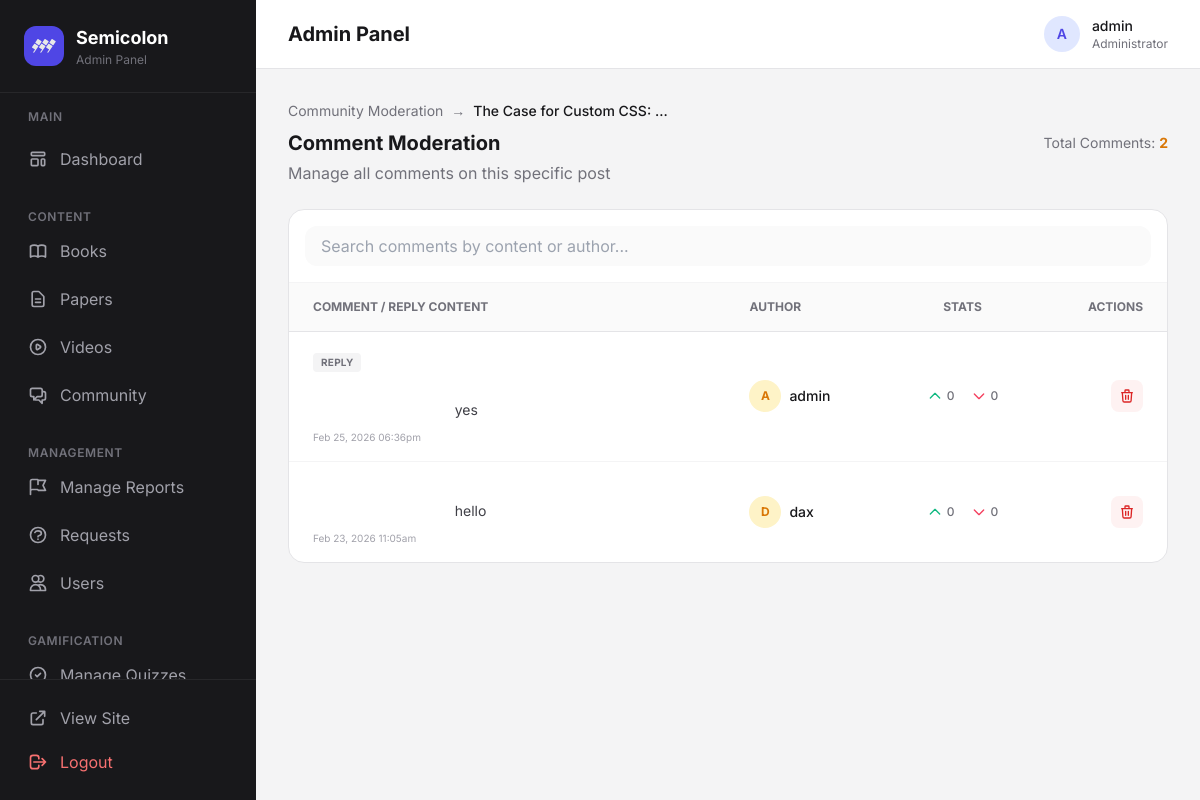
Screenshot of /admin/community_comments.php?post_id=1 (signed in) with the database file from the repository.
### tables this page shows
CREATE TABLE `community_posts` (
  `id` int(11) NOT NULL,
  `user_id` int(11) NOT NULL,
  `title` varchar(255) NOT NULL,
  `description` text NOT NULL,
  `image_url` longtext DEFAULT NULL,
  `category` enum('Frontend','Backend','Full Stack','App Dev','Game Dev','UI/UX Design','Graphic Design','Video Editing','Motion Graphics','Data Science','AI & ML','Cybersecurity','DevOps','Cloud Computing','General Tech') NOT NULL,
  `upvotes` int(11) DEFAULT 0,
  `downvotes` int(11) DEFAULT 0,
  `created_at` timestamp NOT NULL DEFAULT current_timestamp()
);

CREATE TABLE `community_comments` (
  `id` int(11) NOT NULL,
  `post_id` int(11) NOT NULL,
  `parent_id` int(11) DEFAULT NULL,
  `user_id` int(11) NOT NULL,
  `content` text NOT NULL,
  `upvotes` int(11) DEFAULT 0,
  `downvotes` int(11) DEFAULT 0,
  `created_at` timestamp NOT NULL DEFAULT current_timestamp()
);

CREATE TABLE `users` (
  `id` int(11) NOT NULL,
  `username` varchar(255) NOT NULL,
  `email` varchar(255) DEFAULT NULL,
  `password` varchar(255) NOT NULL,
  `role` varchar(50) NOT NULL DEFAULT 'user',
  `security_question` varchar(255) DEFAULT NULL,
  `security_answer` varchar(255) DEFAULT NULL,
  `status` enum('active','banned') DEFAULT 'active',
  `last_login` timestamp NULL DEFAULT NULL,
  `created_at` timestamp NOT NULL DEFAULT current_timestamp(),
  `avatar_url` varchar(500) DEFAULT NULL,
  `xp_total` int(11) NOT NULL DEFAULT 0,
  `xp_weekly` int(11) NOT NULL DEFAULT 0,
  `level` int(11) NOT NULL DEFAULT 1,
  `daily_streak` int(11) NOT NULL DEFAULT 0,
  `last_activity_date` date DEFAULT NULL
);

### admin/community_comments.php (the view, shortened to what this page needs)
<?php
require_once '../includes/functions.php';
$post_id = $_GET['post_id'] ?? null;
$stmt_post = $conn->prepare("SELECT title FROM community_posts WHERE id = ?");
$stmt_post->bind_param("i", $post_id);
$stmt_post->execute();
$post = $stmt_post->get_result()->fetch_assoc();
$sql = "SELECT cc.*, u.username, u.avatar_url
        FROM community_comments cc
        LEFT JOIN users u ON cc.user_id = u.id
        WHERE cc.post_id = ?
        ORDER BY cc.created_at DESC";
$stmt_comments = $conn->prepare($sql);
$stmt_comments->bind_param("i", $post_id);
$stmt_comments->execute();
$comments = $stmt_comments->get_result()->fetch_all(MYSQLI_ASSOC);
include 'header.php';
?>
<div class="flex justify-between items-center mb-6">
    <div>
        <div class="flex items-center gap-2 text-sm text-zinc-500 mb-2">
            <a href="community.php" class="hover:text-amber-600 transition">Community Moderation</a>
            <span>&rarr;</span>
            <span class="text-zinc-900 font-medium truncate max-w-[200px]"><?php echo htmlspecialchars($post['title']); ?></span>
        </div>
        <h2 class="text-xl font-bold text-zinc-900 mb-1">Comment Moderation</h2>
        <p class="text-zinc-500">Manage all comments on this specific post</p>
    </div>
    <div class="text-sm text-zinc-500">
        Total Comments: <span class="font-bold text-amber-600"><?php echo count($comments); ?></span>
    </div>
</div>
<div class="bg-white rounded-2xl border border-zinc-200 overflow-hidden">
    <div class="p-4 border-b border-zinc-100">
        <input type="text" id="searchInput" onkeyup="searchComments()" placeholder="Search comments by content or author..."
            class="w-full px-4 py-2 bg-zinc-50 border-0 rounded-xl focus:ring-2 focus:ring-amber-500">
    </div>
    <div class="overflow-x-auto">
        <table id="commentsTable" class="w-full">
            <thead>
                <tr class="bg-zinc-50 border-b border-zinc-200 text-xs uppercase text-zinc-500 font-semibold">
                    <th class="px-6 py-4 text-left">Comment / Reply Content</th>
                    <th class="px-6 py-4 text-left">Author</th>
                    <th class="px-6 py-4 text-center">Stats</th>
                    <th class="px-6 py-4 text-right">Actions</th>
                </tr>
            </thead>
            <tbody class="divide-y divide-zinc-100">
                <?php if (empty($comments)): ?>
                    <tr>
                        <td colspan="4" class="px-6 py-12 text-center text-zinc-500">No community comments found on this post.</td>
                    </tr>
                <?php else: ?>
                    <?php foreach ($comments as $comment): ?>
                        <tr class="hover:bg-zinc-50 transition">
                            <td class="px-6 py-4 max-w-lg">
                                <?php if ($comment['parent_id']): ?>
                                    <span class="inline-block px-2 py-0.5 rounded text-[10px] bg-zinc-100 text-zinc-500 font-bold mb-1 uppercase tracking-wide">Reply</span>
                                <?php endif; ?>
                                <p class="text-sm text-zinc-700 whitespace-pre-wrap leading-relaxed line-clamp-3">
                                    <?php echo htmlspecialchars($comment['content']); ?>
                                </p>
                                <span class="text-[10px] text-zinc-400 mt-2 block"><?php echo date('M d, Y h:ia', strtotime($comment['created_at'])); ?></span>
                            </td>
                            <td class="px-6 py-4">
                                <div class="flex items-center gap-2">
                                    <div class="w-8 h-8 rounded-full bg-amber-100 flex items-center justify-center text-amber-600 font-bold text-xs overflow-hidden">
                                        <?php if (!empty($comment['avatar_url'])): ?>
                                            <img src="../<?php echo htmlspecialchars($comment['avatar_url']); ?>" alt="Avatar" class="w-full h-full object-cover">
                                        <?php else: ?>
                                            <?php echo strtoupper(substr($comment['username'] ?? 'U', 0, 1)); ?>
                                        <?php endif; ?>
                                    </div>
                                    <span class="font-medium text-zinc-900 text-sm"><?php echo htmlspecialchars($comment['username'] ?? 'Anonymous'); ?></span>
                                </div>
                            </td>
                            <td class="px-6 py-4">
                                <div class="flex items-center justify-center gap-4 text-xs font-medium text-zinc-500">
                                    <span class="flex items-center gap-1" title="Upvotes">
                                        <svg xmlns="http://www.w3.org/2000/svg" class="h-4 w-4 text-emerald-500" fill="none" viewBox="0 0 24 24" stroke="currentColor"><path stroke-linecap="round" stroke-linejoin="round" stroke-width="2" d="M5 15l7-7 7 7"/></svg>
                                        <?php echo $comment['upvotes']; ?>
                                    </span>
                                    <span class="flex items-center gap-1" title="Downvotes">
                                        <svg xmlns="http://www.w3.org/2000/svg" class="h-4 w-4 text-rose-500 transform rotate-180" fill="none" viewBox="0 0 24 24" stroke="currentColor"><path stroke-linecap="round" stroke-linejoin="round" stroke-width="2" d="M5 15l7-7 7 7"/></svg>
                                        <?php echo $comment['downvotes']; ?>
                                    </span>
                                </div>
                            </td>
                            <td class="px-6 py-4">
                                <div class="flex items-center justify-end gap-2">
                                    <button type="button"
                                        onclick="showDeleteModal(<?php echo $comment['id']; ?>)"
                                        class="p-2 text-red-600 bg-red-50 rounded-lg hover:bg-red-100 transition" title="Delete Comment">
                                        <svg xmlns="http://www.w3.org/2000/svg" class="h-4 w-4" fill="none" viewBox="0 0 24 24" stroke="currentColor" stroke-width="2">
                                            <path stroke-linecap="round" stroke-linejoin="round" d="M19 7l-.867 12.142A2 2 0 0116.138 21H7.862a2 2 0 01-1.995-1.858L5 7m5 4v6m4-6v6m1-10V4a1 1 0 00-1-1h-4a1 1 0 00-1 1v3M4 7h16" />
                                        </svg>
                                    </button>
                                </div>
                            </td>
                        </tr>
                    <?php endforeach; ?>
                <?php endif; ?>
            </tbody>
        </table>
    </div>
</div>
<?php include 'footer.php'; ?>

### admin/assets/css/index.css (style rules this page uses)
:root { --drab-dark-brown: #363020; --walnut-brown: #605c4e; --ecru: #a49966; --sage: #c7c7a6; --white: #ffffff; }

### rows the page displays
community_posts: title "The Case for Custom CSS:…"
community_comments: shows "REPLY", content "yes", created_at "Feb 25, 2026 06:36pm", user.username "A", user.username "admin", upvotes "0", downvotes "0"
community_comments: content "hello", created_at "Feb 23, 2026 11:05am", user.username "D", user.username "dax", upvotes "0", downvotes "0"

### other values shown
$titles[$current_page] "Admin Panel"
substr($_SESSION['username'] ?? 'A', 0, 1) "A"
$_SESSION['username'] "admin"
count($comments) "2"
